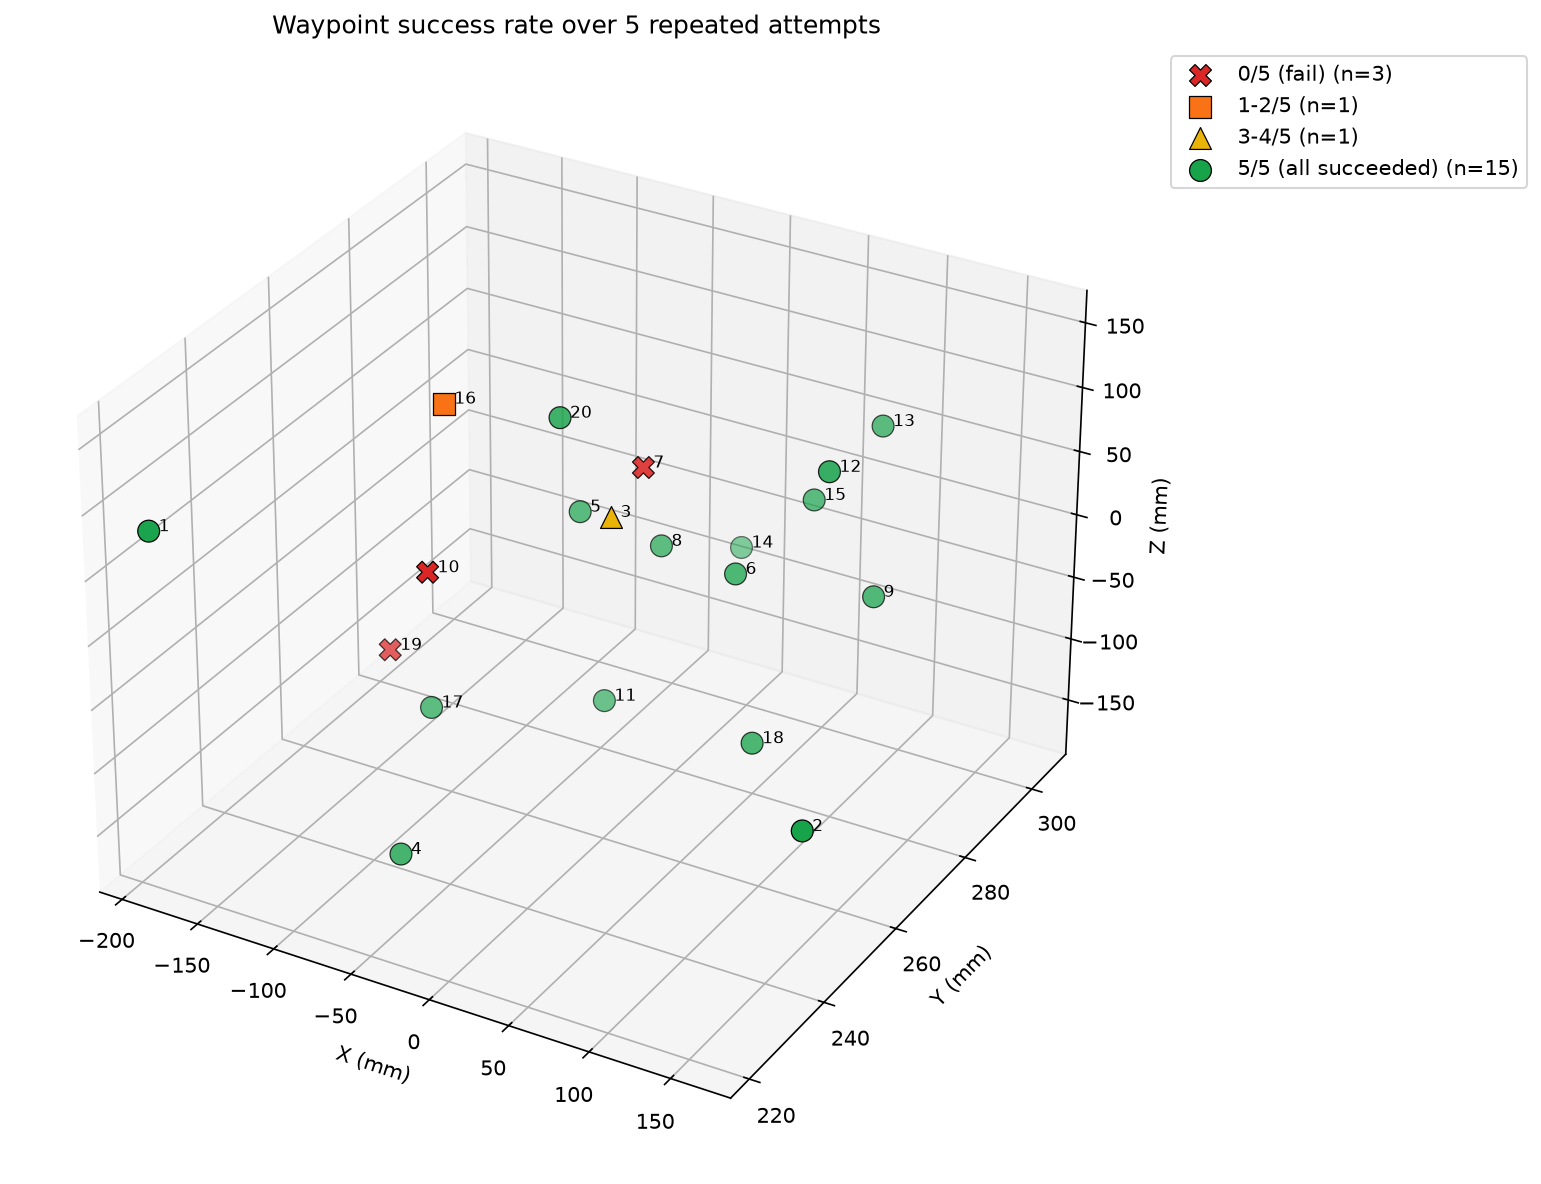

Reproduce this figure in Python.
"""Standalone plot: 20 waypoints in 3D, colored by how many of the 5 repeated
attempts (run_experimento_repeticiones) succeeded at each one.

Uso: python result_3d.py
"""
import matplotlib.pyplot as plt
from mpl_toolkits.mplot3d import Axes3D  # noqa: F401 -- registers the 3D projector
import numpy as np

# =====================================================================
# 1. DATA -- waypoints (mm) and successes out of 5 attempts, read off the
# printed RESUMEN (order matches WP 1..20).
# =====================================================================
WAYPOINTS_MM = np.array([
    [-189.4, 221.2, 82.2],
    [160.9, 244.6, -83.1],
    [68.6, 233.4, 151.2],
    [-74.2, 237, -171.4],
    [-57, 277.3, 1.9],
    [40.2, 278.7, -17.3],
    [-0.9, 270.9, 71.6],
    [-16, 282.3, -23.8],
    [105.4, 288.9, -38.7],
    [-80, 247, 23.1],
    [-36, 275.2, -137.7],
    [93.6, 280.7, 76.1],
    [77.7, 303.3, 51.2],
    [-14.7, 304.4, -80.8],
    [53.9, 294.6, 6],
    [-112, 264.1, 100.6],
    [-105.1, 257.1, -120],
    [73.4, 269.4, -115.8],
    [-109.2, 248.5, -52.2],
    [-50.8, 269.5, 96.9],
])

# Successes out of 5 attempts per waypoint, tallied from the RESUMEN printout.
ACIERTOS = np.array([5, 5, 4, 5, 5, 5, 0, 5, 5, 0, 5, 5, 5, 5, 5, 2, 5, 5, 0, 5])

assert len(WAYPOINTS_MM) == len(ACIERTOS) == 20

# =====================================================================
# 2. BUCKETS: set USE_4_TIERS to switch between the two schemes discussed.
# =====================================================================
USE_4_TIERS = True  # False -> simple 3-tier scheme (red/orange/green)


def bucket_4_tiers(aciertos):
  if aciertos == 0:
    return '0/5 (fail)', '#dc2626', 'X'
  if aciertos <= 2:
    return '1-2/5', '#f97316', 's'
  if aciertos <= 4:
    return '3-4/5', '#eab308', '^'
  return '5/5 (all succeeded)', '#16a34a', 'o'


def bucket_3_tiers(aciertos):
  if aciertos == 0:
    return '0/5 (fail)', '#dc2626', 'X'
  if aciertos <= 4:
    return '1-4/5', '#f97316', 's'
  return '5/5 (all succeeded)', '#16a34a', 'o'


bucket_fn = bucket_4_tiers if USE_4_TIERS else bucket_3_tiers

# =====================================================================
# 3. PLOT
# =====================================================================
fig = plt.figure(figsize=(10, 8))
ax = fig.add_subplot(111, projection='3d')

# Group points by bucket so each category gets ONE legend entry (not 20).
categorias = {}
for i, (punto, aciertos) in enumerate(zip(WAYPOINTS_MM, ACIERTOS)):
  etiqueta, color, marker = bucket_fn(int(aciertos))
  categorias.setdefault(etiqueta, {'color': color, 'marker': marker, 'puntos': [], 'idx': []})
  categorias[etiqueta]['puntos'].append(punto)
  categorias[etiqueta]['idx'].append(i)

# Fixed legend order: worst to best.
orden_leyenda = (
    ['0/5 (fail)', '1-2/5', '3-4/5', '5/5 (all succeeded)']
    if USE_4_TIERS else
    ['0/5 (fail)', '1-4/5', '5/5 (all succeeded)']
)

for etiqueta in orden_leyenda:
  if etiqueta not in categorias:
    continue
  info = categorias[etiqueta]
  pts = np.array(info['puntos'])
  ax.scatter(
      pts[:, 0], pts[:, 1], pts[:, 2],
      color=info['color'], marker=info['marker'], s=110,
      edgecolors='black', linewidths=0.6,
      label=f"{etiqueta} (n={len(pts)})",
  )

# Label each point with its waypoint number.
for i, punto in enumerate(WAYPOINTS_MM):
  ax.text(punto[0], punto[1], punto[2], f'  {i + 1}', fontsize=8)

ax.set_xlabel('X (mm)')
ax.set_ylabel('Y (mm)')
ax.set_zlabel('Z (mm)')
ax.set_title('Waypoint success rate over 5 repeated attempts')
ax.legend(loc='upper left', bbox_to_anchor=(1.02, 1.0))
plt.tight_layout()

out_path = 'result_3d.png'
plt.savefig(out_path, dpi=150, bbox_inches='tight')
print(f'Saved figure to: {out_path}')

plt.show()
